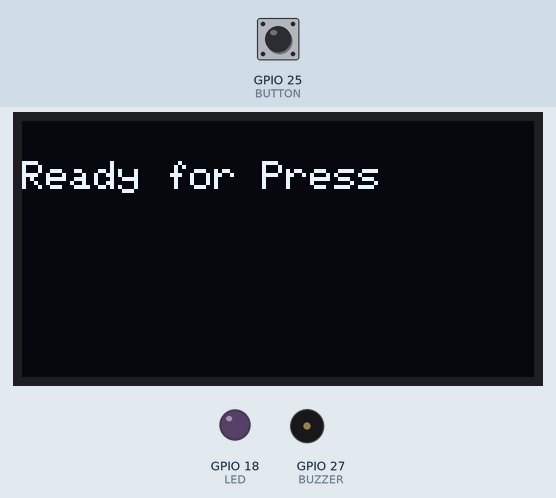
This sketch was run on a simulated ESP32. Shown: 128×64 one-colour display, output pins drawn as LEDs (lit = HIGH), buzzer (waves = sounding). Inputs (shaded band) come from the test bench; at power-on: GPIO 25 (BUTTON) HIGH.

Above: at 1.2 s.
1.3 s: GPIO 25 (BUTTON) pulled LOW for 0.15 s
At 2.0 s:
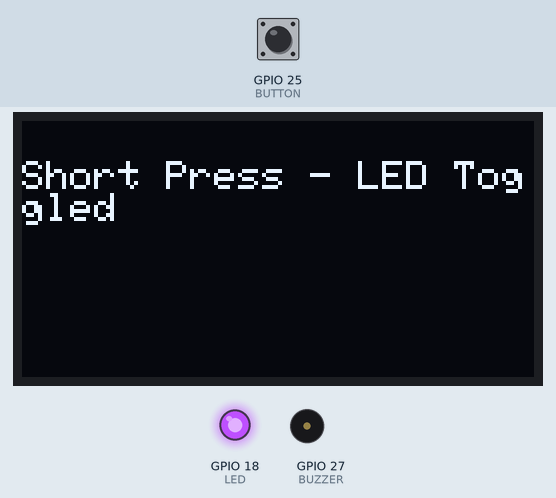
2.9 s: GPIO 25 (BUTTON) pulled LOW for 3.2 s
At 7.8 s:
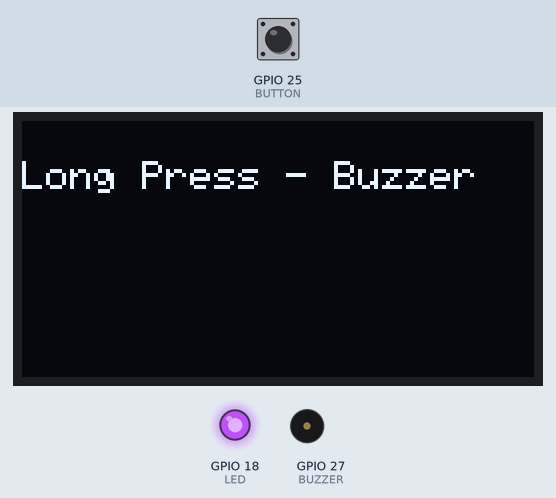
8.1 s: GPIO 25 (BUTTON) pulled LOW for 1 s
At 9.6 s:
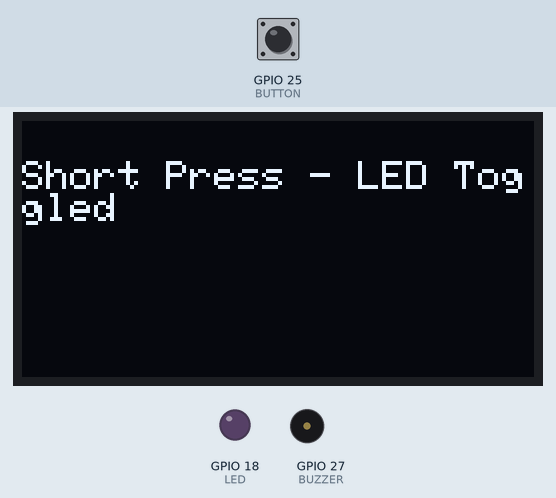
10.6 s: GPIO 25 (BUTTON) pulled LOW for 3.2 s
At 15.0 s:
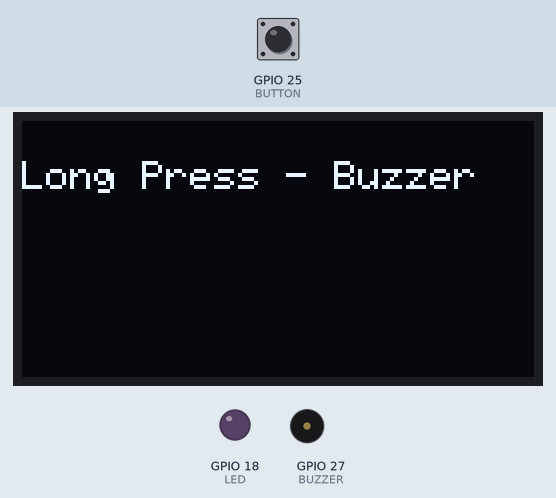
Timing chart, 0 to 16.5 s (numbered marks = the images above; inputs shaded):
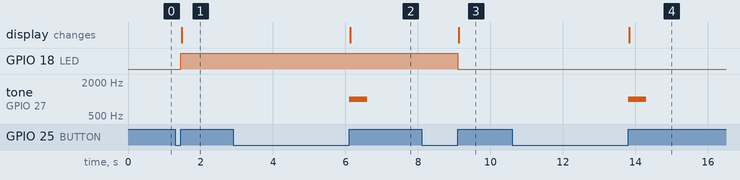

Measured:
- after the input at 1.3 s, GPIO 18 (LED): LOW → HIGH after 0.15 s; the display: changes after 0.18 s (image 1)
- after the input at 2.9 s, tone on GPIO 27 (BUZZER): silent → 1000 Hz after 3.2 s, → silent 0.50 s later; the display: changes after 3.2 s (image 2)
- after the input at 8.1 s, GPIO 18 (LED): HIGH → LOW after 1.0 s; the display: changes after 1.0 s (image 3)
- after the input at 10.6 s, tone on GPIO 27 (BUZZER): silent → 1000 Hz after 3.2 s, → silent 0.50 s later; the display: changes after 3.2 s (image 4)

The sketch:

sketch.ino
```cpp
//Assingment#1
//Task: B
//Title: LED Toggle and Buzzer
//Name: Hajra Ahmad
//REG#: 23-ntu-cs-1034


#include <Wire.h>
#include <Adafruit_GFX.h>
#include <Adafruit_SSD1306.h>

#define SCREEN_WIDTH 128
#define SCREEN_HEIGHT 64
Adafruit_SSD1306 display(SCREEN_WIDTH, SCREEN_HEIGHT, &Wire, -1);

#define BUTTON 25
#define LED 18
#define BUZZER 27

bool ledState = false;
unsigned long pressStart = 0;
bool buttonPressed = false;

void setup() {
  pinMode(BUTTON, INPUT_PULLUP);
  pinMode(LED, OUTPUT);
  pinMode(BUZZER, OUTPUT);

  // Initialize OLED
  display.begin(SSD1306_SWITCHCAPVCC, 0x3C);
  display.clearDisplay();
  display.setTextSize(1);
  display.setTextColor(WHITE);
  display.setCursor(0, 10);
  display.println("Ready for Press");
  display.display();
}

void loop() {
  if (digitalRead(BUTTON) == LOW) {
    if (!buttonPressed) {
      buttonPressed = true;
      pressStart = millis();
    }
  } else if (buttonPressed) {
    buttonPressed = false;
    unsigned long pressDuration = millis() - pressStart;

    if (pressDuration > 1500) {
      // Long press: buzzer tone
      tone(BUZZER, 1000, 500);
      updateDisplay("Long Press - Buzzer");
    } else {
      // Short press: toggle LED
      ledState = !ledState;
      digitalWrite(LED, ledState);
      updateDisplay("Short Press - LED Toggled");
    }
  }
}

void updateDisplay(String msg) {
  display.clearDisplay();
  display.setCursor(0, 10);
  display.println(msg);
  display.display();
}
```
